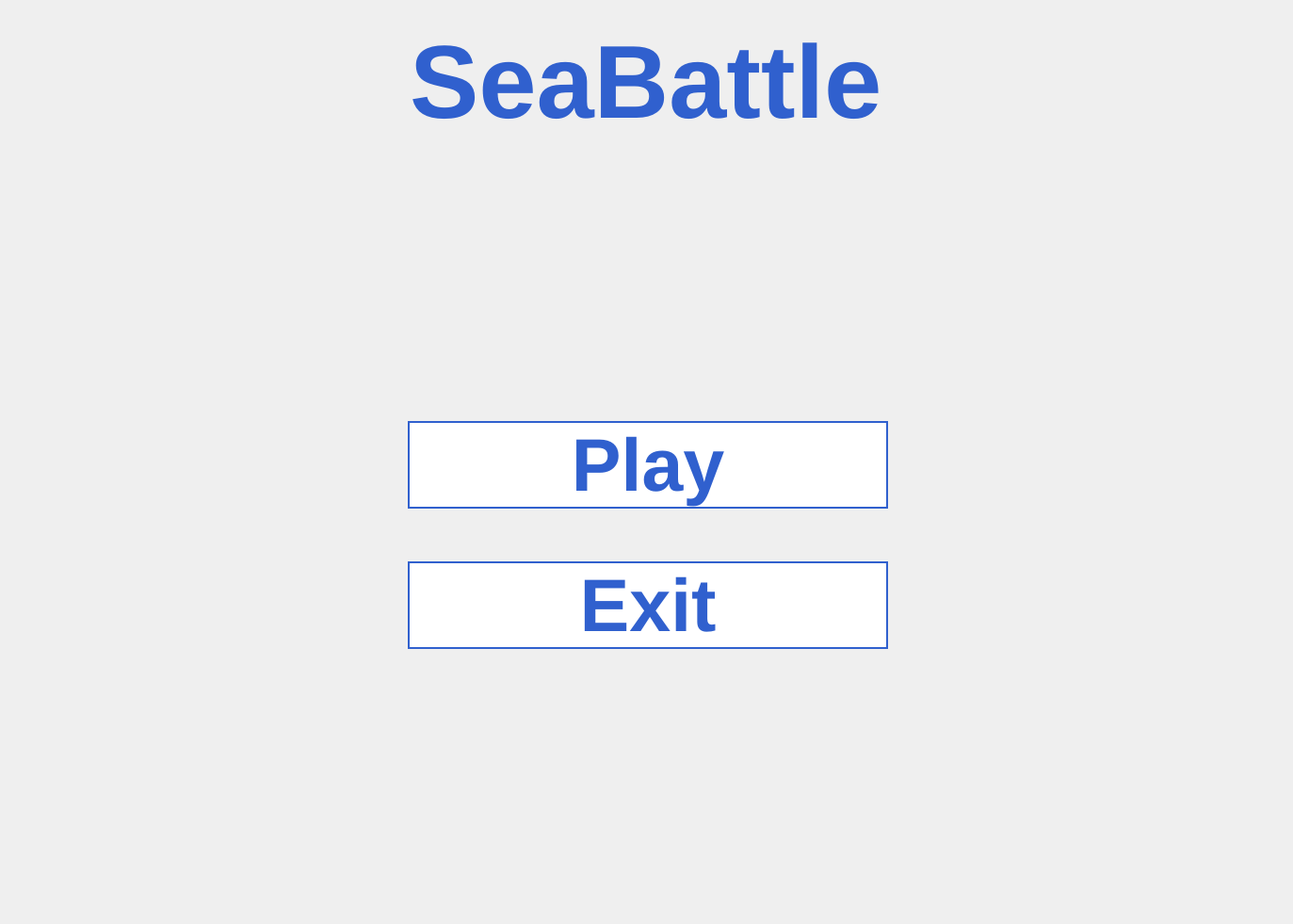
<?xml version="1.0" encoding="UTF-8"?>
<ui version="4.0">
 <class>MainMenu</class>
 <widget class="QWidget" name="MainMenu">
  <property name="geometry">
   <rect>
    <x>0</x>
    <y>0</y>
    <width>1373</width>
    <height>981</height>
   </rect>
  </property>
  <property name="minimumSize">
   <size>
    <width>0</width>
    <height>0</height>
   </size>
  </property>
  <property name="windowTitle">
   <string>MainMenu</string>
  </property>
  <property name="styleSheet">
   <string notr="true">background-image: url(:/images/BackgroundMenu.png);</string>
  </property>
  <widget class="QWidget" name="centralwidget">
   <property name="geometry">
    <rect>
     <x>0</x>
     <y>0</y>
     <width>1373</width>
     <height>981</height>
    </rect>
   </property>
   <layout class="QGridLayout" name="gridLayout">
    <property name="sizeConstraint">
     <enum>QLayout::SetDefaultConstraint</enum>
    </property>
    <item row="0" column="1">
     <widget class="QLabel" name="seabattleLabel">
      <property name="styleSheet">
       <string notr="true">font-family: &quot;Lucida Sans Unicode&quot;, &quot;Lucida Grande&quot;, sans-serif;
background-image: url(:/images/Transparent.png);
font-size: 110px;
color: #3060ce;
font-weight: 700;
text-decoration: none solid rgb(68, 68, 68);
font-style: normal;
font-variant: normal;
text-transform: uppercase;
margin-top: 25px;</string>
      </property>
      <property name="text">
       <string>SeaBattle</string>
      </property>
     </widget>
    </item>
    <item row="3" column="1">
     <widget class="QPushButton" name="exitButton">
      <property name="styleSheet">
       <string notr="true">font-family: &quot;Lucida Sans Unicode&quot;, &quot;Lucida Grande&quot;, sans-serif;
background-image: url(:/images/Transparent.png);
margin: 25px;
margin-left: 28px;
background-color: #ffffff;
font-size: 79px;
color: #3060ce;
font-weight: 700;
text-decoration: none solid rgb(68, 68, 68);
font-style: normal;
font-variant: normal;
text-transform: uppercase;
border:2px solid #3060ce;</string>
      </property>
      <property name="text">
       <string>Exit</string>
      </property>
     </widget>
    </item>
    <item row="1" column="1">
     <spacer name="verticalSpacer">
      <property name="orientation">
       <enum>Qt::Vertical</enum>
      </property>
      <property name="sizeHint" stdset="0">
       <size>
        <width>20</width>
        <height>40</height>
       </size>
      </property>
     </spacer>
    </item>
    <item row="2" column="0">
     <spacer name="horizontalSpacer">
      <property name="orientation">
       <enum>Qt::Horizontal</enum>
      </property>
      <property name="sizeHint" stdset="0">
       <size>
        <width>40</width>
        <height>20</height>
       </size>
      </property>
     </spacer>
    </item>
    <item row="2" column="1">
     <widget class="QPushButton" name="playButton">
      <property name="styleSheet">
       <string notr="true">font-family: &quot;Lucida Sans Unicode&quot;, &quot;Lucida Grande&quot;, sans-serif;
background-image: url(:/images/Transparent.png);
margin: 25px;
margin-left: 28px;
background-color: #ffffff;
font-size: 79px;
color: #3060ce;
font-weight: 700;
text-decoration: none solid rgb(68, 68, 68);
font-style: normal;
font-variant: normal;
text-transform: uppercase;
border:2px solid #3060ce;</string>
      </property>
      <property name="text">
       <string>Play</string>
      </property>
     </widget>
    </item>
    <item row="2" column="2">
     <spacer name="horizontalSpacer_2">
      <property name="orientation">
       <enum>Qt::Horizontal</enum>
      </property>
      <property name="sizeHint" stdset="0">
       <size>
        <width>40</width>
        <height>20</height>
       </size>
      </property>
     </spacer>
    </item>
    <item row="4" column="1">
     <spacer name="verticalSpacer_2">
      <property name="orientation">
       <enum>Qt::Vertical</enum>
      </property>
      <property name="sizeHint" stdset="0">
       <size>
        <width>20</width>
        <height>40</height>
       </size>
      </property>
     </spacer>
    </item>
   </layout>
  </widget>
 </widget>
 <resources/>
 <connections/>
</ui>
